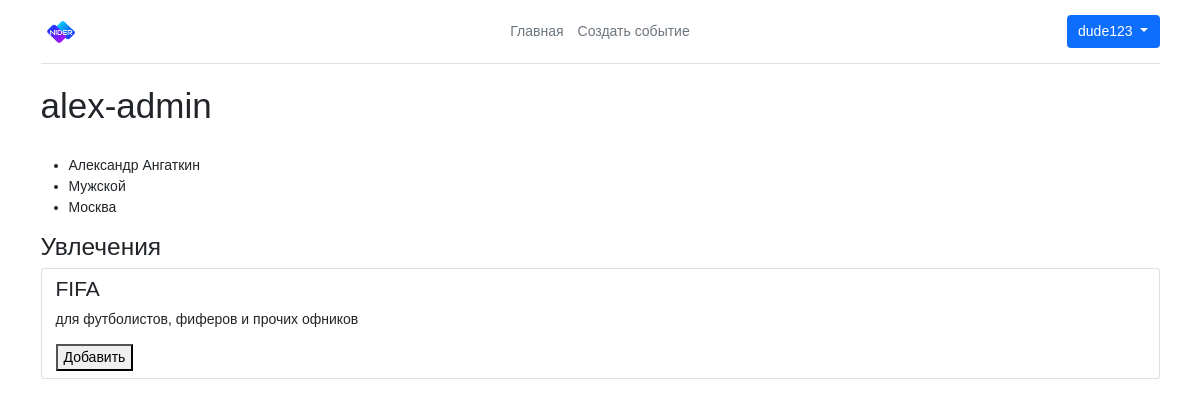
The app's page /users/profile/alex-admin (signed in) with its own data.
### users/models.py (models this page shows, shortened)
class Profile(models.Model):
    user = models.OneToOneField(User, on_delete=models.CASCADE, primary_key=True)
    hobbies = models.ManyToManyField(Hobby, verbose_name='Увлечения')
    city = models.CharField('Город', max_length=64)
    gender = models.CharField('Пол', max_length=100)

### hobbies/models.py (models this page shows, shortened)
class Hobby(models.Model):
    name = models.CharField('Название', max_length=128)
    description = models.CharField('Описание', max_length=2048)
    category = models.ForeignKey(HobbyCategory, verbose_name='Категория', on_delete=models.CASCADE)

### users/views.py (the view)
# urls.py: path('profile/<profile_user_username>', views.profile, name='profile'),
def profile(request, profile_user_username):
    _profile = Profile.objects.get(user__username=profile_user_username)
    context = {
        'profile': _profile,
        'my_hobbies': Profile.objects.get(user=request.user).hobbies.all(),
    }
    return render(request, 'users/profile.html', context)

### users/templates/users/profile.html (shortened to what this page needs)
{% extends 'main/base.html' %}
{% block content %}
<div class="features">
    <h1>{{profile.user.username}}</h1><br>
    <ul>
        <li>{{profile.user.first_name}} {{profile.user.last_name}}</li>
        <li>{{profile.gender}}</li>
        <li>{{profile.city}}</li>
    </ul>
    <h3>Увлечения</h3>
    <ul class="list-group">
    {% for hobby in profile.hobbies.all %}
        <li class="list-group-item">
            <h4>{{hobby.name}}</h4>
            <p>{{hobby.description}}</p>
            {% if hobby not in my_hobbies %}
                <form action="{% url 'add_hobby' hobby.id %}" method="post">
                    <button type="submit">Добавить</button>
                </form>
            {% else %}
                <form action="{% url 'remove_hobby' hobby.id %}" method="post">
                    {% csrf_token %}
                    <button type="submit">Убрать</button>
                </form>
            {% endif %}
        </li>
    {% endfor %}
    </ul>
</div>
{% endblock %}

### main/templates/main/base.html (shortened to what this page needs)
{% load static %}
<!DOCTYPE html>
<html lang="en">
<head>
    <link rel="stylesheet" href="{% static 'main/css/main.css' %}">
    <link rel="stylesheet" href="{% static 'main/js/map.js' %}">
    <link rel="stylesheet" href="https://cdn.jsdelivr.net/npm/bootstrap@5.1.3/dist/css/bootstrap.min.css">
    <link href="https://cdn.jsdelivr.net/npm/bootstrap@5.0.0/dist/css/bootstrap.min.css" rel="stylesheet" >
</head>
<body>
    <div class="container">
      <header class="d-flex flex-wrap align-items-center justify-content-center justify-content-md-between py-3 mb-4 border-bottom">
        <a href="/" class="d-flex align-items-center col-md-3 mb-2 mb-md-0 text-dark text-decoration-none">
          <img class="bi me-2" src="/static/main/img/logo.png" alt="logo" width="40" height="32">
        </a>
        <ul class="nav col-12 col-md-auto mb-2 justify-content-center mb-md-0">
          <li><a href="{% url 'home' %}" class="nav-link px-2 link-secondary">Главная</a></li>
          <li><a href="{% url 'create-event' %}" class="nav-link px-2 link-secondary">Создать событие</a></li>
        </ul>
        <div class="col-md-3 text-end">
          {% if user.is_authenticated %}
            <div class="dropdown">
              <button class="btn btn-primary dropdown-toggle" type="button" id="dropdownMenuButton1" data-bs-toggle="dropdown" aria-expanded="false">
                  {{ user.username }}
              </button>
            </div>
          {% else %}
            <a href="{% url 'login' %}" ><button type="button" class="btn btn-outline-primary me-2">Войти</button></a>
          {% endif %}
        </div>
      </header>
      {% block content %}{% endblock %}
    </div>
</body>
</html>

### main/templates/main/base.html (style rules this page uses)
html, body { width: 100%; height: 95%; margin: 0; padding: 0; font-family: Arial; font-size: 14px; }

### records on screen
Profile: user.username "alex-admin", user.first_name "Александр", user.last_name "Ангаткин", gender "Мужской", city "Москва"
Hobby: name "FIFA", description "для футболистов, фиферов и прочих офников", shows "Добавить"

### other values on screen
{{ user.username }} "dude123"
